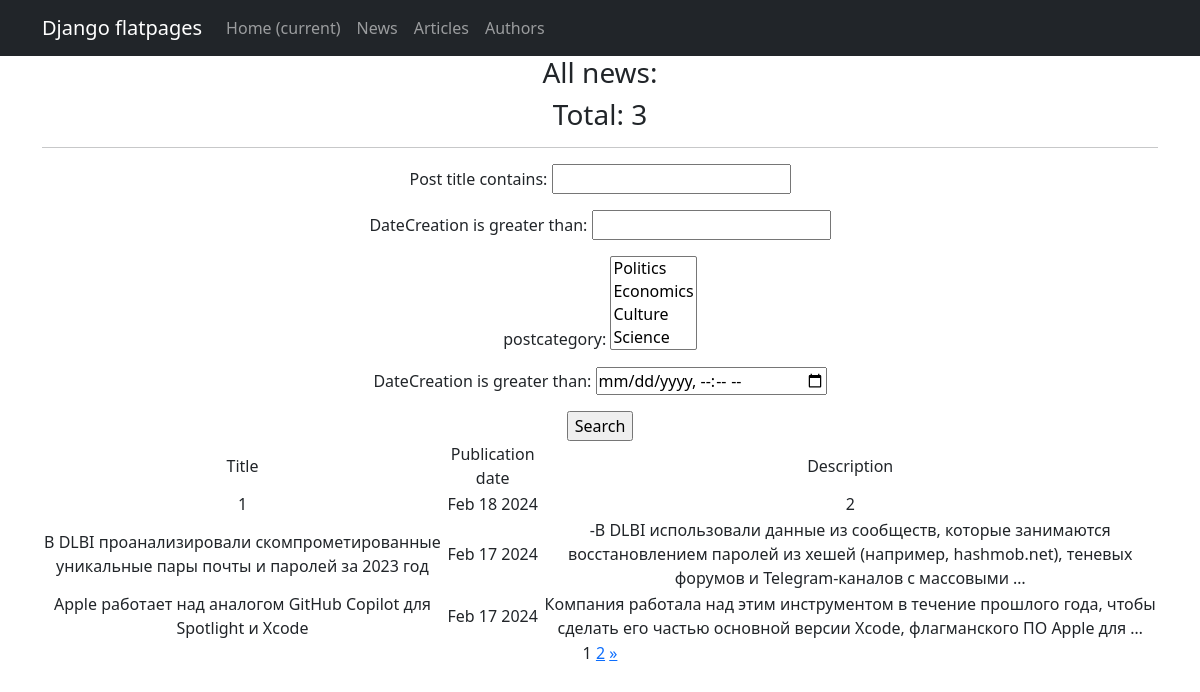
/post/search/, run on an earlier commit of the app's database.
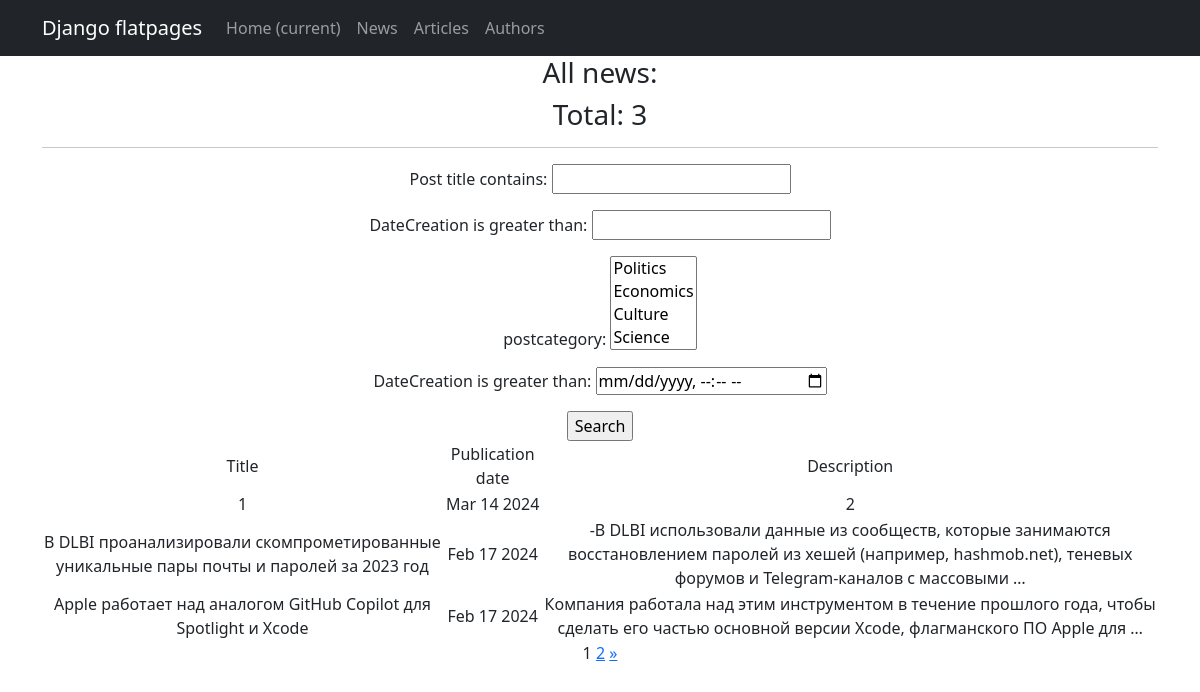
And on a later commit of the database.
### newapp/models.py (models this page shows, shortened)
class Post(models.Model):
    author = models.ForeignKey(Author, on_delete=models.CASCADE)
    NEWS = 'NW'
    ARTICLE = 'AR'
    CATEGORY_CHOICES = (
        (NEWS, 'Новость'),
        (ARTICLE, 'Статья'),
    )
    categoryType = models.CharField(max_length=2, choices=CATEGORY_CHOICES, default=ARTICLE)
    dateCreation = models.DateTimeField(auto_now_add=True)
    postCategory = models.ManyToManyField(Category, through='PostCategory', verbose_name=_('post categories'))
    title = models.CharField(max_length=128, verbose_name=_('post title'))
    text = models.TextField(verbose_name=_('text body'))
    rating = models.SmallIntegerField(default=0)

### newapp/views.py (the view)
# urls.py: path('post/search/', PostsSearch.as_view(), name='post_search'),
class PostsSearch(ListView):
    model = Post
    ordering = '-dateCreation'
    template_name = 'post_search.html'
    context_object_name = 'news'
    paginate_by = 3
    def get_queryset(self):
        queryset = super().get_queryset()
        self.filterset = PostFilter(self.request.GET, queryset)
        return self.filterset.qs
    def get_context_data(self, **kwargs):
        context = super().get_context_data(**kwargs)
        context['filterset'] = self.filterset
        return context

### newapp/models.py (called while the page is built)
    def __str__(self):
        return self.name.title()

### newapp/templatetags/custom_filters.py (called while the page is built)
@register.filter()
def censor(value):
    for word in censored_words:
        value = value.replace(word, '*' * len(word))
    return value

@register.simple_tag(takes_context=True)
def url_replace(context, **kwargs):
    d = context['request'].GET.copy()
    for k, v in kwargs.items():
        d[k] = v
    return d.urlencode()

### templates/post_search.html (shortened to what this page needs)
{% extends 'flatpages/default.html' %}
{% load custom_filters %}
{% load i18n %}
{% block content %}
<h3>{% trans 'All news:' %}</h3>
<h3>{% trans 'Total:' %} {{ news|length }}</h3>
<hr>
<form action ="" method="get">
    {{ filterset.form.as_p }}
    <input type="submit" value="{% trans 'Search' %}" />
</form>
{% if news %}
<table>
    <tr>
    <td>{% trans 'Title' %}</td>
    <td>{% trans 'Publication date' %}</td>
    <td>{% trans 'Description' %}</td>
    </tr>
    {% for i in news %}
    <tr>
        <td>{{ i.title}} </td>
        <td>{{ i.dateCreation|date:'M d Y' }}</td>
        <td>{{ i.text|truncatewords:20 }}</td>
    </tr>
    {% endfor %}
</table>
{% else %}
<h2> {% trans 'Nothing here' %}</h2>
{% endif %}
{{ page_obj.number }}
{% if page_obj.has_next %}
<a href="?{% url_replace page=page_obj.next_page_number %}">{{ page_obj.next_page_number }}</a>
<a href="?page={{ page_obj.paginator.num_pages }}"> &raquo;</a>
{% endif %}
{% endblock content %}

What changed in the data, as far as the page shows it:
removed Post: title "1", dateCreation "Feb 18 2024", text "2"
added Post: title "1", dateCreation "Mar 14 2024", text "2"
